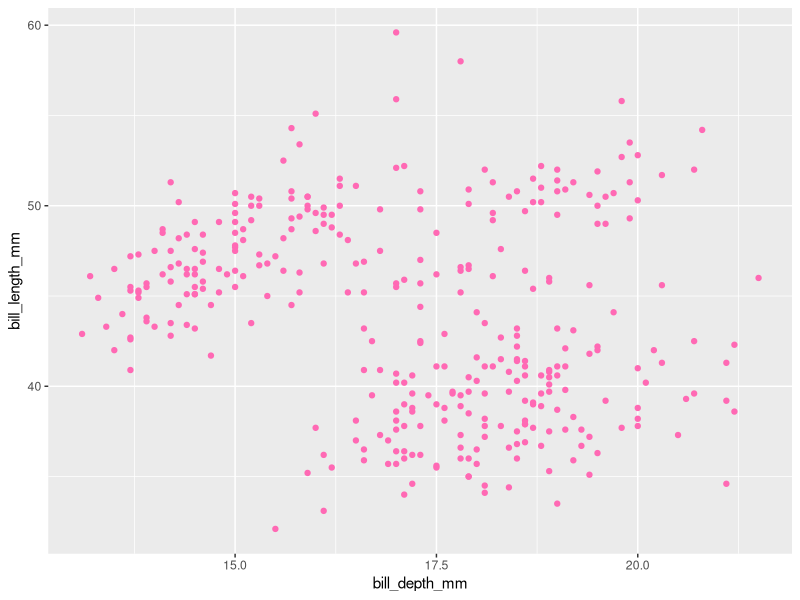

Write R code to recreate this figure.
## ---- chunk 1
library(tidyverse)
library(palmerpenguins)
## ---- chunk 2
penguins <- palmerpenguins::penguins
## ---- chunk 3
penguins %>% group_by(species) %>% summarize(meanBillLength = mean(bill_length_mm, na.rm = TRUE))
## ---- chunk 4
penguins %>% ggplot() + geom_point(aes(x = bill_depth_mm, y = bill_length_mm), color="hotpink")
